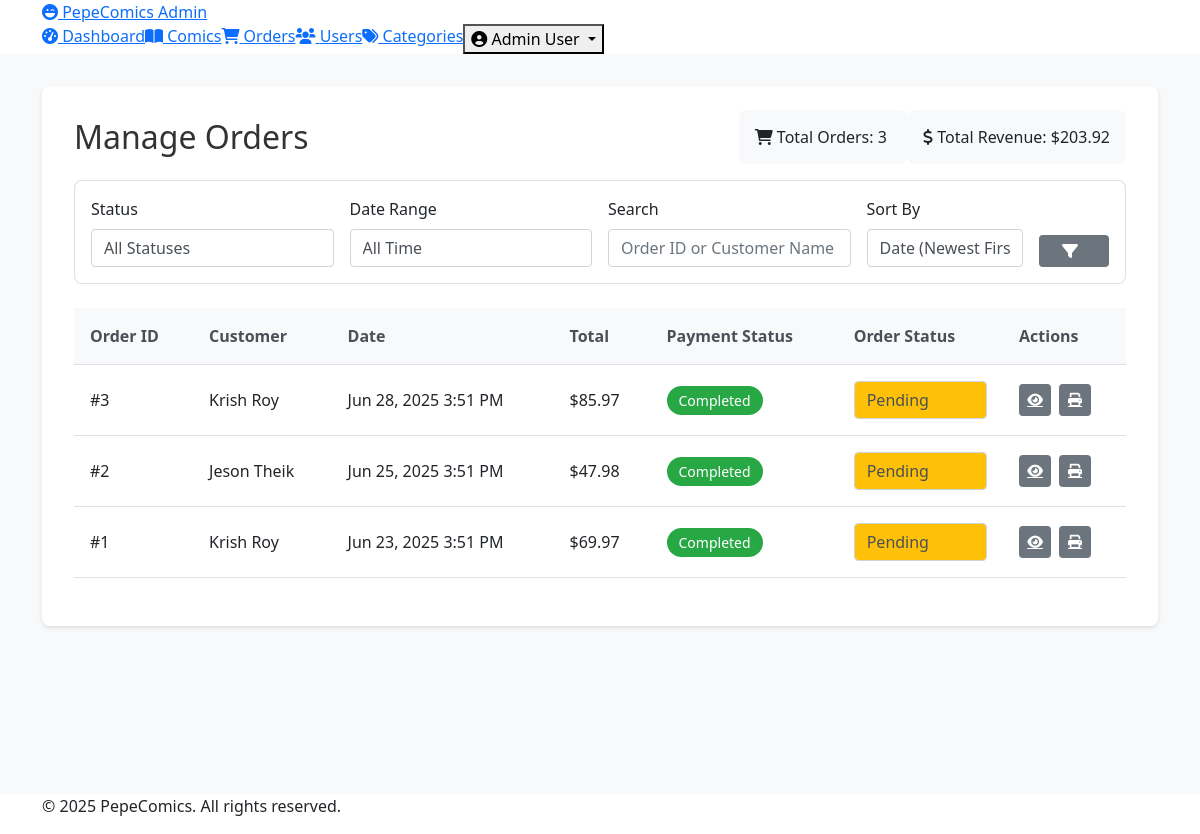
/admin/php/views/orders.php (signed in), run on the app's committed database.
### tables this page shows
CREATE TABLE orders (
    order_id INT AUTO_INCREMENT PRIMARY KEY,
    user_id INT NOT NULL,
    order_date DATETIME DEFAULT CURRENT_TIMESTAMP NOT NULL,
    status ENUM('pending', 'processing', 'shipped', 'delivered', 'cancelled') NOT NULL DEFAULT 'pending',
    shipping_address TEXT NOT NULL,
    total_amount DECIMAL(10,2) NOT NULL,
    FOREIGN KEY (user_id) REFERENCES users(user_id) ON DELETE CASCADE
);

CREATE TABLE users (
    user_id INT AUTO_INCREMENT PRIMARY KEY,
    name VARCHAR(100) NOT NULL,
    email VARCHAR(100) UNIQUE NOT NULL,
    phone VARCHAR(15),
    address TEXT,
    password_hash VARCHAR(255) NOT NULL,
    is_admin BOOLEAN DEFAULT FALSE
);

### php/models/Order.php (called while the page is built, shortened)
<?php
class Order {
    private $pdo;
    public function __construct($pdo) {
        $this->pdo = $pdo;
    }
    public function getTotalOrders() {
        $stmt = $this->pdo->query('SELECT COUNT(*) as total FROM orders');
        return $stmt->fetch()['total'];
    }
    public function getOrdersWithFilters($status = '', $dateRange = '', $search = '', $sort = 'date_desc') {
        try {
            $params = [];
            $sql = "SELECT o.*,
                          u.name as customer_name,
                          u.email as customer_email,
                          p.status as payment_status,
                          o.status as order_status,
                          (SELECT SUM(total_price) FROM order_items WHERE order_id = o.order_id) as total_amount
                   FROM orders o
                   JOIN users u ON o.user_id = u.user_id
                   LEFT JOIN payments p ON o.order_id = p.order_id";
            switch ($sort) {
                case 'date_desc':
                    $sql .= " ORDER BY o.order_date DESC";
                    break;
            }
            $stmt = $this->pdo->prepare($sql);
            $stmt->execute($params);
            return $stmt->fetchAll(PDO::FETCH_ASSOC);
        } catch (Exception $e) {
            error_log("Error getting filtered orders: " . $e->getMessage());
            return [];
        }
    }
    public function getTotalRevenue() {
        try {
            $stmt = $this->pdo->prepare('
                SELECT COALESCE(SUM(oi.total_price), 0) as total_revenue
                FROM orders o
                JOIN order_items oi ON o.order_id = oi.order_id
                JOIN payments p ON o.order_id = p.order_id
                WHERE p.status = "Completed"
            ');
            $stmt->execute();
            return $stmt->fetch(PDO::FETCH_ASSOC)['total_revenue'];
        } catch (Exception $e) {
            error_log("Error calculating total revenue: " . $e->getMessage());
            return 0;
        }
    }
}

### admin/php/views/orders.php (the view, shortened to what this page needs)
<?php
require_once '../../../php/db.php';
require_once '../../../php/models/Order.php';
$orderModel = new Order($pdo);
$status = $_GET['status'] ?? '';
$dateRange = $_GET['date_range'] ?? '';
$search = $_GET['search'] ?? '';
$sort = $_GET['sort'] ?? 'date_desc';
$orders = $orderModel->getOrdersWithFilters($status, $dateRange, $search, $sort);
require_once 'header.php';
?>
<div class="admin-main">
    <div class="container">
        <div class="admin-content">
            <div class="d-flex justify-content-between align-items-center mb-4">
                <h1>Manage Orders</h1>
                <div class="order-stats">
                    <span class="stat-item">
                        <i class="fas fa-shopping-cart"></i>
                        Total Orders: <?= $orderModel->getTotalOrders() ?>
                    </span>
                    <span class="stat-item">
                        <i class="fas fa-dollar-sign"></i>
                        Total Revenue: $<?= number_format($orderModel->getTotalRevenue(), 2) ?>
                    </span>
                </div>
            </div>
            <div class="card mb-4">
                <div class="card-body">
                    <form method="GET" class="row g-3">
                        <div class="col-md-3">
                            <label for="status" class="form-label">Status</label>
                            <select class="form-control" id="status" name="status">
                                <option value="">All Statuses</option>
                            </select>
                        </div>
                        <div class="col-md-3">
                            <label for="date_range" class="form-label">Date Range</label>
                            <select class="form-control" id="date_range" name="date_range">
                                <option value="">All Time</option>
                            </select>
                        </div>
                        <div class="col-md-3">
                            <label for="search" class="form-label">Search</label>
                            <input type="text" class="form-control" id="search" name="search"
                                   value="<?= htmlspecialchars($search) ?>"
                                   placeholder="Order ID or Customer Name">
                        </div>
                        <div class="col-md-2">
                            <label for="sort" class="form-label">Sort By</label>
                            <select class="form-control" id="sort" name="sort">
                                <option value="date_desc" <?= $sort === 'date_desc' ? 'selected' : '' ?>>
                                    Date (Newest First)
                                </option>
                            </select>
                        </div>
                        <div class="col-md-1 d-flex align-items-end">
                            <button type="submit" class="admin-btn admin-btn-secondary w-100">
                                <i class="fas fa-filter"></i>
                            </button>
                        </div>
                    </form>
                </div>
            </div>
            <div class="table-responsive">
                <table class="admin-table">
                    <thead>
                        <tr>
                            <th>Order ID</th>
                            <th>Customer</th>
                            <th>Date</th>
                            <th>Total</th>
                            <th>Payment Status</th>
                            <th>Order Status</th>
                            <th>Actions</th>
                        </tr>
                    </thead>
                    <tbody>
                        <?php foreach ($orders as $order): ?>
                            <tr>
                                <td>#<?= $order['order_id'] ?></td>
                                <td><?= htmlspecialchars($order['customer_name']) ?></td>
                                <td><?= date('M j, Y g:i A', strtotime($order['order_date'])) ?></td>
                                <td>$<?= number_format($order['total_amount'], 2) ?></td>
                                <td>
                                    <span class="status-badge status-<?= strtolower($order['payment_status']) ?>">
                                        <?= $order['payment_status'] ?>
                                    </span>
                                </td>
                                <td>
                                    <form method="POST" class="status-form">
                                        <select class="form-control form-control-sm status-select"
                                                name="status"
                                                onchange="this.form.submit()"
                                                style="background-color: <?= getStatusColor($order['order_status']) ?>">
                                            <option value="pending" <?= $order['order_status'] === 'pending' ? 'selected' : '' ?>>
                                                Pending
                                            </option>
                                        </select>
                                    </form>
                                </td>
                                <td>
                                    <div class="action-buttons">
                                        <a href="order-details.php?id=<?= $order['order_id'] ?>"
                                           class="admin-btn admin-btn-secondary btn-sm">
                                            <i class="fas fa-eye"></i>
                                        </a>
                                        <a href="#" class="admin-btn admin-btn-secondary btn-sm"
                                           onclick="printOrder(<?= $order['order_id'] ?>)">
                                            <i class="fas fa-print"></i>
                                        </a>
                                    </div>
                                </td>
                            </tr>
                        <?php endforeach; ?>
                    </tbody>
                </table>
            </div>
        </div>
    </div>
</div>
<?php
function getStatusColor($status) {
    $colors = [
        'pending' => '#ffc107',
        'processing' => '#17a2b8',
        'shipped' => '#007bff',
        'delivered' => '#28a745',
        'cancelled' => '#dc3545'
    ];
    return $colors[$status] ?? '#6c757d';
}
require_once 'footer.php';
?>

### admin/css/admin.css (style rules this page uses)
.admin-main { padding: 2rem 0; min-height: calc(100vh - 60px); background-color: #f8f9fa; }
.admin-content { background-color: #fff; border-radius: 8px; box-shadow: 0 2px 4px rgba(0, 0, 0, 0.1); padding: 2rem; }
h1 { color: #333; font-size: 2rem; margin-bottom: 0; }
.admin-btn { display: inline-flex; align-items: center; justify-content: center; padding: 0.5rem 1rem; border-radius: 4px; border: none; font-weight: 500; cursor: pointer; transition: all 0.2s ease-in-out; }
.admin-btn i { margin-right: 0.5rem; }
.admin-btn-secondary { background-color: #6c757d; color: #fff; }
.btn-sm { padding: 0.25rem 0.5rem; font-size: 0.875rem; }
.admin-table { width: 100%; margin-bottom: 1rem; background-color: transparent; border-collapse: collapse; }
.admin-table th, .admin-table td { padding: 1rem; vertical-align: middle; border-bottom: 1px solid #dee2e6; }
.admin-table th { font-weight: 600; background-color: #f8f9fa; color: #495057; text-align: left; }
.action-buttons { display: flex; gap: 0.5rem; }
.action-buttons .admin-btn { width: 32px; height: 32px; padding: 0; }
.action-buttons .admin-btn i { margin: 0; }
.status-badge { display: inline-block; padding: 0.25rem 0.75rem; border-radius: 50px; font-size: 0.875rem; font-weight: 500; }
.status-completed { background-color: #28a745; color: #fff; }
.form-label { font-weight: 500; margin-bottom: 0.5rem; }
.form-control { display: block; width: 100%; padding: 0.375rem 0.75rem; font-size: 1rem; line-height: 1.5; color: #495057; background-color: #fff; background-clip: padding-box; border: 1px solid #ced4da; border-radius: 4px; transition: border-color 0.15s ease-in-out, box-shadow 0.15s ease-in-out; }
.card { position: relative; display: flex; flex-direction: column; min-width: 0; word-wrap: break-word; background-color: #fff; background-clip: border-box; border: 1px solid rgba(0, 0, 0, 0.125); border-radius: 8px; }
.card-body { flex: 1 1 auto; padding: 1rem; }
.stat-item { text-align: center; padding: 1rem; background-color: #f8f9fa; border-radius: 8px; }
.mb-4 { margin-bottom: 1.5rem; }
.d-flex { display: flex; }
.justify-content-between { justify-content: space-between; }
.align-items-center { align-items: center; }

### data on the page
orders: order_id "3", user.name "Krish Roy", order_date "Jun 28, 2025 3:51 PM", total_amount "85.97", payment_status "Completed", status "Pending"
orders: order_id "2", user.name "Jeson Theik", order_date "Jun 25, 2025 3:51 PM", total_amount "47.98", payment_status "Completed", status "Pending"
orders: order_id "1", user.name "Krish Roy", order_date "Jun 23, 2025 3:51 PM", total_amount "69.97", payment_status "Completed", status "Pending"

### other printed values
$_SESSION['user_name'] "Admin User"
$orderModel->getTotalOrders() "3"
$orderModel->getTotalRevenue() "203.92"
